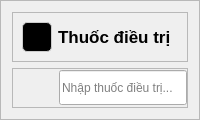
           <widget class="QFrame" name="frame_13">
            <property name="frameShape">
             <enum>QFrame::StyledPanel</enum>
            </property>
            <property name="frameShadow">
             <enum>QFrame::Raised</enum>
            </property>
            <layout class="QVBoxLayout" name="verticalLayout_8">
             <item>
              <widget class="QFrame" name="frame_79">
               <property name="frameShape">
                <enum>QFrame::StyledPanel</enum>
               </property>
               <property name="frameShadow">
                <enum>QFrame::Raised</enum>
               </property>
               <layout class="QHBoxLayout" name="horizontalLayout_17">
                <item>
                 <widget class="QPushButton" name="btnThuocDieuTri">
                  <property name="minimumSize">
                   <size>
                    <width>30</width>
                    <height>30</height>
                   </size>
                  </property>
                  <property name="maximumSize">
                   <size>
                    <width>30</width>
                    <height>30</height>
                   </size>
                  </property>
                  <property name="font">
                   <font>
                    <pointsize>12</pointsize>
                    <weight>62</weight>
                    <bold>true</bold>
                   </font>
                  </property>
                  <property name="cursor">
                   <cursorShape>PointingHandCursor</cursorShape>
                  </property>
                  <property name="styleSheet">
                   <string notr="true">color:#fff;
font-weight:500;
border-radius: 5px;
border:1px solid  #ccc;
background-color:#000;</string>
                  </property>
                  <property name="text">
                   <string/>
                  </property>
                  <property name="icon">
                   <iconset resource="../../resources.qrc">
                    <normaloff>:/images/res/drawable/icons/add_icon.svg</normaloff>:/images/res/drawable/icons/add_icon.svg</iconset>
                  </property>
                  <property name="iconSize">
                   <size>
                    <width>24</width>
                    <height>24</height>
                   </size>
                  </property>
                 </widget>
                </item>
                <item>
                 <widget class="QLabel" name="lbName_4">
                  <property name="maximumSize">
                   <size>
                    <width>16777215</width>
                    <height>30</height>
                   </size>
                  </property>
                  <property name="font">
                   <font>
                    <pointsize>13</pointsize>
                    <weight>75</weight>
                    <bold>true</bold>
                   </font>
                  </property>
                  <property name="text">
                   <string>Thuốc điều trị</string>
                  </property>
                 </widget>
                </item>
               </layout>
              </widget>
             </item>
             <item>
              <layout class="QVBoxLayout" name="verticalLayout_9">
               <item>
                <widget class="QFrame" name="frame_80">
                 <property name="minimumSize">
                  <size>
                   <width>0</width>
                   <height>40</height>
                  </size>
                 </property>
                 <property name="frameShape">
                  <enum>QFrame::StyledPanel</enum>
                 </property>
                 <property name="frameShadow">
                  <enum>QFrame::Raised</enum>
                 </property>
                 <layout class="QHBoxLayout" name="horizontalLayout_18">
                  <property name="leftMargin">
                   <number>10</number>
                  </property>
                  <property name="topMargin">
                   <number>0</number>
                  </property>
                  <property name="rightMargin">
                   <number>0</number>
                  </property>
                  <property name="bottomMargin">
                   <number>0</number>
                  </property>
                  <item>
                   <widget class="QPushButton" name="btnBack_10">
                    <property name="minimumSize">
                     <size>
                      <width>30</width>
                      <height>30</height>
                     </size>
                    </property>
                    <property name="maximumSize">
                     <size>
                      <width>30</width>
                      <height>30</height>
                     </size>
                    </property>
                    <property name="font">
                     <font>
                      <pointsize>12</pointsize>
                      <weight>62</weight>
                      <bold>true</bold>
                     </font>
                    </property>
                    <property name="cursor">
                     <cursorShape>PointingHandCursor</cursorShape>
                    </property>
                    <property name="styleSheet">
                     <string notr="true">color:#fff;
font-weight:500;
border-radius: 5px;
</string>
                    </property>
                    <property name="text">
                     <string/>
                    </property>
                    <property name="icon">
                     <iconset resource="../../resources.qrc">
                      <normaloff>:/images/res/drawable/icons/delete_red_icon.svg</normaloff>:/images/res/drawable/icons/delete_red_icon.svg</iconset>
                    </property>
                    <property name="iconSize">
                     <size>
                      <width>24</width>
                      <height>24</height>
                     </size>
                    </property>
                   </widget>
                  </item>
                  <item>
                   <widget class="QLineEdit" name="lineEdit_8">
                    <property name="minimumSize">
                     <size>
                      <width>0</width>
                      <height>35</height>
                     </size>
                    </property>
                    <property name="maximumSize">
                     <size>
                      <width>16777215</width>
                      <height>35</height>
                     </size>
                    </property>
                    <property name="placeholderText">
                     <string>Nhập thuốc điều trị...</string>
                    </property>
                   </widget>
                  </item>
                 </layout>
                </widget>
               </item>
              </layout>
             </item>
            </layout>
           </widget>
